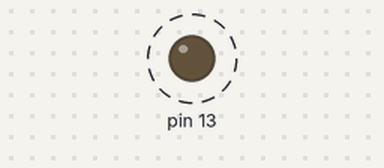
Simulated run of this sketch. Board: Arduino Uno, built with avr-gcc and run on an emulated ATmega328P. On the bench: output pins drawn as LEDs (lit = HIGH). Dashed ring = blinking.

Above: at 0.2 s.
Timing chart, 0 to 3.0 s (numbered marks = the images above):
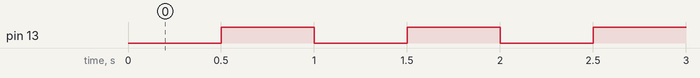

Measured:
- by itself, pin 13: alternates HIGH for 0.50 s and LOW for 0.50 s

The sketch:

Blink_milis.ino
```cpp
unsigned long pre = 0;
int state = LOW;

void setup() {
  pinMode(13, OUTPUT);
}

void loop() {
  unsigned long current = millis();
  if ((current - pre) >= 500){
    pre = current;
    state = state == LOW? HIGH : LOW;
  }
  digitalWrite(13, state);
}
 
```
